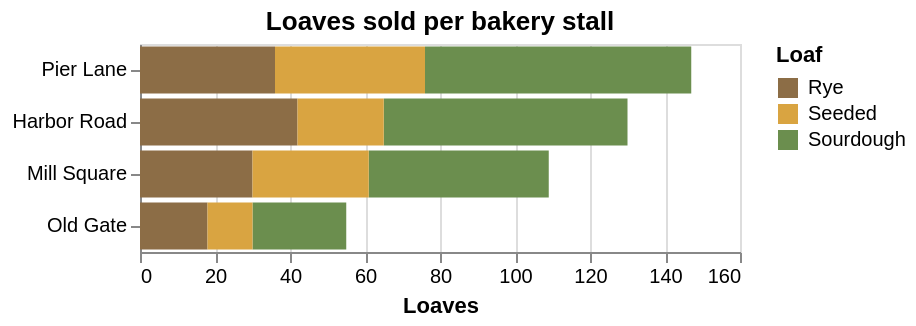

Write the Vega-Lite specification saved for this chart.
### Vega-Lite specification from a JSON file in a GitHub repository (floating-point values rounded to 4 significant figures)
{"$schema": "https://vega.github.io/schema/vega-lite/v6.json", "description": "Horizontal stacked bars of loaves sold by a bakery, sorted by total, with the totals as text.", "title": "Loaves sold per bakery stall", "width": 300, "height": {"step": 26}, "data": {"values": [{"stall": "Harbor Road", "kind": "Rye", "loaves": 42}, {"stall": "Harbor Road", "kind": "Sourdough", "loaves": 65}, {"stall": "Harbor Road", "kind": "Seeded", "loaves": 23}, {"stall": "Mill Square", "kind": "Rye", "loaves": 30}, {"stall": "Mill Square", "kind": "Sourdough", "loaves": 48}, {"stall": "Mill Square", "kind": "Seeded", "loaves": 31}, {"stall": "Old Gate", "kind": "Rye", "loaves": 18}, {"stall": "Old Gate", "kind": "Sourdough", "loaves": 25}, {"stall": "Old Gate", "kind": "Seeded", "loaves": 12}, {"stall": "Pier Lane", "kind": "Rye", "loaves": 36}, {"stall": "Pier Lane", "kind": "Sourdough", "loaves": 71}, {"stall": "Pier Lane", "kind": "Seeded", "loaves": 40}]}, "mark": "bar", "encoding": {"y": {"field": "stall", "type": "nominal", "sort": "-x", "title": null}, "x": {"field": "loaves", "type": "quantitative", "aggregate": "sum", "title": "Loaves"}, "color": {"field": "kind", "type": "nominal", "title": "Loaf", "scale": {"range": ["#8c6d46", "#d9a441", "#6b8e4e"]}}}}
